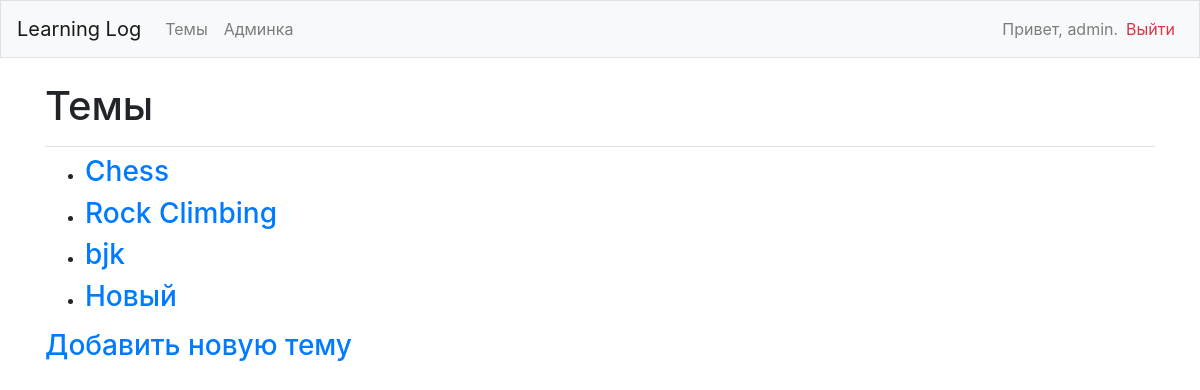
The page /topics/ (signed in) on the database its author committed.
### learning_logs/models.py (models this page shows)
class Topic(models.Model):
    text = models.CharField(max_length=200)
    date_added = models.DateTimeField(auto_now_add=True)
    owner = models.ForeignKey(User, on_delete=models.CASCADE)
    def __str__(self):
        return self.text

### learning_logs/views.py (the view)
# urls.py: path('topics/', views.topics, name='topics'),
@login_required
def topics(request):
    topics = Topic.objects.filter(owner=request.user).order_by('date_added')
    context = {'topics': topics}  # передается шаблону
    return render(request, 'learning_logs/topics.html', context)

### learning_logs/templates/learning_logs/topics.html
{% extends "learning_logs/base.html" %}
{% block page_header %}
    <h1>Темы</h1>
{% endblock page_header %}
{% block content %}
    <ul>
        {% for topic in topics %}
            <li><h3>
                <a href="{% url 'learning_logs:topic' topic.id %}">{{ topic }}</a>
            </h3></li>
        {% empty %}
            <li><h3>Темы еще не добавлены.</h3></li>
        {% endfor %}
    </ul>
    <h3><a href="{% url 'learning_logs:new_topic' %}">Добавить новую тему</h3>
{% endblock content %}

### learning_logs/templates/learning_logs/base.html (shortened to what this page needs)
{% load bootstrap4 %}
<!doctype html>
<html lang="ru">
    <head>
        {% bootstrap_css %}
    </head>
    <body>
        <nav class="navbar navbar-expand-md navbar-light bg-light mb-4 border">
            <a class="navbar-brand" href="{% url 'learning_logs:index'%}">Learning Log</a>
            <div class="collapse navbar-collapse" id="navbarCollapse">
                <ul class="navbar-nav mr-auto">
                    <li class="nav-item">
                        <a class="nav-link" href="{% url 'learning_logs:topics'%}">Темы</a></li>
                    <li class="nav-item">
                        <a class="nav-link" href="{% url 'admin:index'%}">Админка</a></li>
                </ul>
                <ul class="navbar-nav ml-auto">
                    {% if user.is_authenticated %}
                        <li class="nav-item">
                            <span class="navbar-text">Привет, {{ user.username }}.</span>
                        </li>
                        <li class="nav-item">
                            <a class="nav-link text-danger" href="{% url 'users:logout' %}">Выйти</a>
                        </li>
                    {% else %}
                        <li class="nav-item">
                            <a class="nav-link" href="{% url 'users:register' %}">Регистрация</a>
                        </li>
                        <li class="nav-item">
                            <a class="nav-link" href="{% url 'users:login' %}">Войти</a></li>
                    {% endif %}
                </ul>
            </div>
        </nav>
        <main role="main" class="container">
            <div class="pb-2 mb-2 border-bottom">
                {% block page_header %}{% endblock page_header %}
            </div>
            <div>
                {% block content %}{% endblock content %}
            </div>
        </main>
    </body>
</html>

### rows shown on the page
Topic: text "Chess"
Topic: text "Rock Climbing"
Topic: text "bjk"
Topic: text "Новый"

### other values the page prints
{{ user.username }} "admin"
